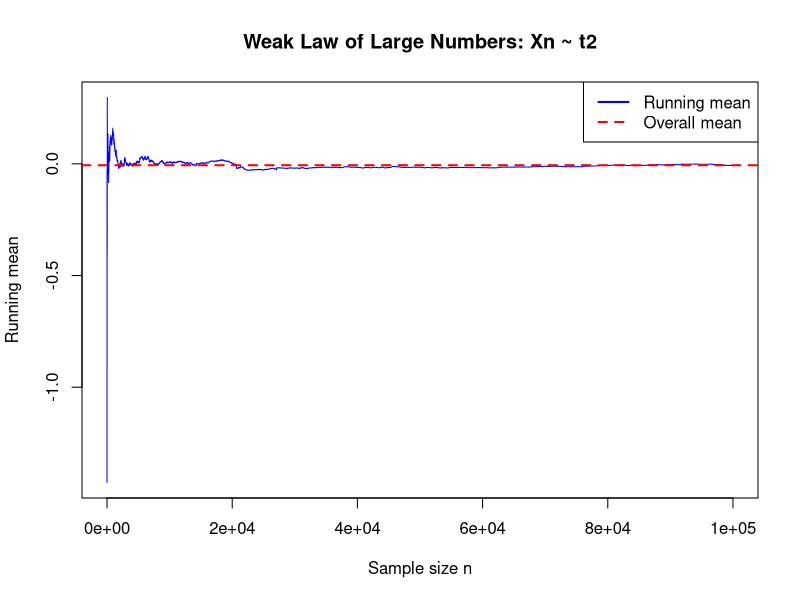
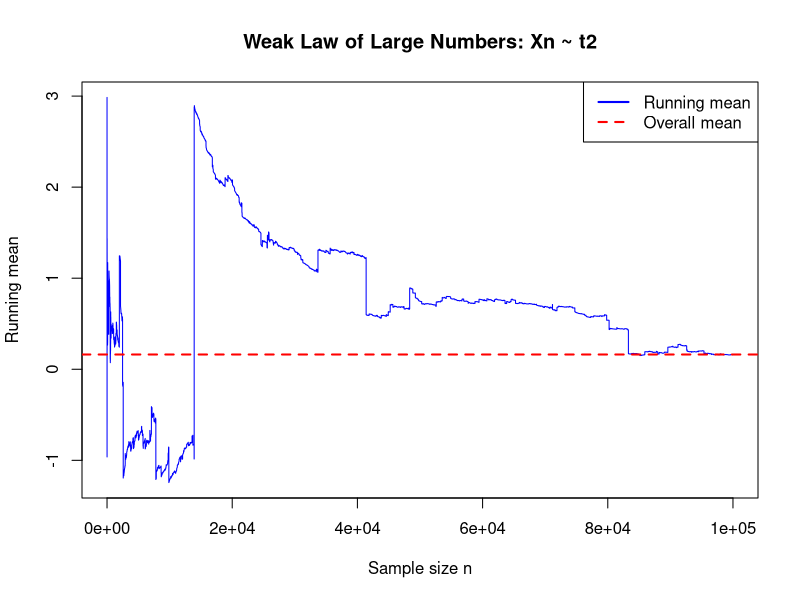

Write the R code that produced these figures, in order.
set.seed(1234)
N <-100000

X <- rt(N, df = 2)

running_mean <- cumsum(X) / (1:N)

plot(1:N, running_mean, type = "l", col = "blue",
     xlab = "Sample size n",
     ylab = "Running mean",
     main = "Weak Law of Large Numbers: Xn ~ t2")
abline(h = mean(X), col = "red", lwd = 2, lty = 2)  # reference line for overall mean
legend("topright", legend = c("Running mean", "Overall mean"),
       col = c("blue", "red"), lty = c(1,2), lwd = 2)


X <- rcauchy(N, location = 0, scale = 1)

running_mean <- cumsum(X) / (1:N)

plot(1:N, running_mean, type = "l", col = "blue",
     xlab = "Sample size n",
     ylab = "Running mean",
     main = "Weak Law of Large Numbers: Xn ~ t2")
abline(h = mean(X), col = "red", lwd = 2, lty = 2)  # reference line for overall mean
legend("topright", legend = c("Running mean", "Overall mean"),
       col = c("blue", "red"), lty = c(1,2), lwd = 2)


"Weak Law of Large Numbers can't be applied to the second case"